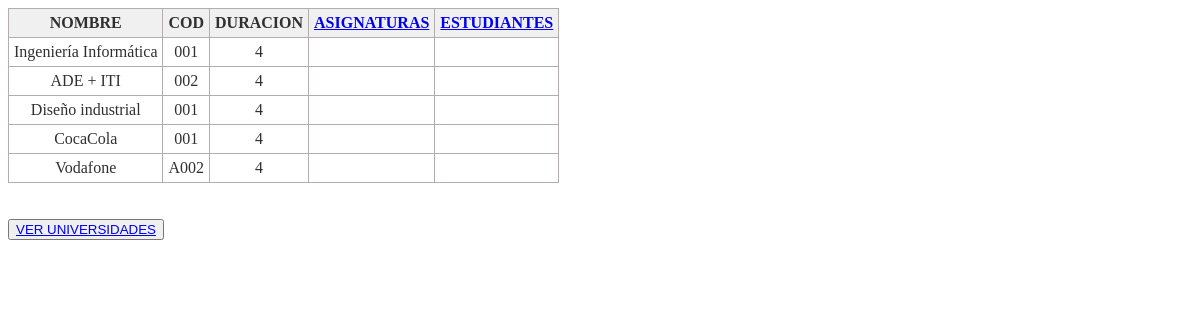
The app's page /myapp/universidades/listadouniversidades/grados.html with its own data.
### myapp/models.py (models this page shows)
class Grado(models.Model):
    universidad = models.ForeignKey(Universidad, on_delete=models.CASCADE)
    nombre = models.CharField(max_length=50)
    cod = models.CharField(max_length=12)
    duracion = models.IntegerField(default=4)

### myapp/views.py (the view)
# urls.py: path('universidades/listadouniversidades/grados.html', views.listado_grados, name='listado_grados'),
def listado_grados(request):
    grado = Grado.objects.all()
    clave = {'grados': grado}
    return render(request, 'grados.html', clave)

### myapp/templates/grados.html (shortened to what this page needs)
<!DOCTYPE html>
<html>
    <link rel="stylesheet" href="lista_universidad.html">
<head>
</head>
<body>
    {% block content %}
    <table>
        <thead>
            <tr>
                <th>NOMBRE</th>
                <th>COD</th>
                <th>DURACION<br></th>
                <th><a href="asignaturas.html" target="_self">ASIGNATURAS</a></th>
                <th><a href="estudiantes.html" target="_self">ESTUDIANTES</a><br></th>
            </tr>
        </thead>
        <tbody>
            {% if grados %}
            {% for grado in grados %}
            <tr>
                <td>{{ grado.nombre }}</td>
                <td>{{ grado.cod }}</td>
                <td>{{ grado.duracion }}</td>
                <td>{{ grado.asignaturas }}</td>
                <td>{{ grado.estudiantes }}</td>
            </tr>
            {% endfor %}
            {% endif %}
        </tbody>
    </table>
    {% endblock %}
    <br><br>
    {% block verGrados %}
        <div class="verUniversidades">
            <button><a href="universidades.html" target="_self">VER UNIVERSIDADES</a></button>
        </div>
    {% endblock %}
</body>
</html>

### myapp/templates/grados.html (style rules this page uses)
table { border: 1px solid #b3adad; border-collapse: collapse; padding: 5px; }
table th { border: 1px solid #b3adad; padding: 5px; background: #f0f0f0; color: #313030; }
table td { border: 1px solid #b3adad; text-align: center; padding: 5px; background: #ffffff; color: #313030; }

### records on screen
Grado: nombre "Ingeniería Informática", cod "001", duracion "4"
Grado: nombre "ADE + ITI", cod "002", duracion "4"
Grado: nombre "Diseño industrial", cod "001", duracion "4"
Grado: nombre "CocaCola", cod "001", duracion "4"
Grado: nombre "Vodafone", cod "A002", duracion "4"
